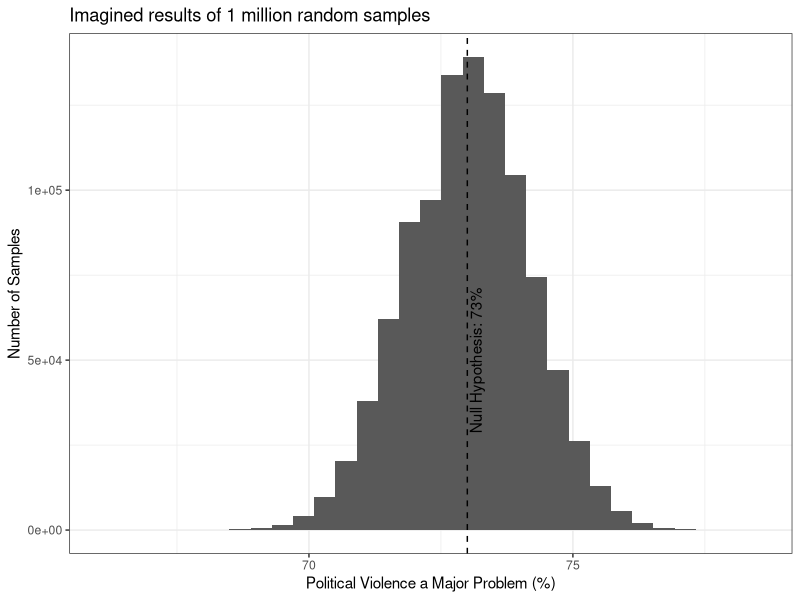
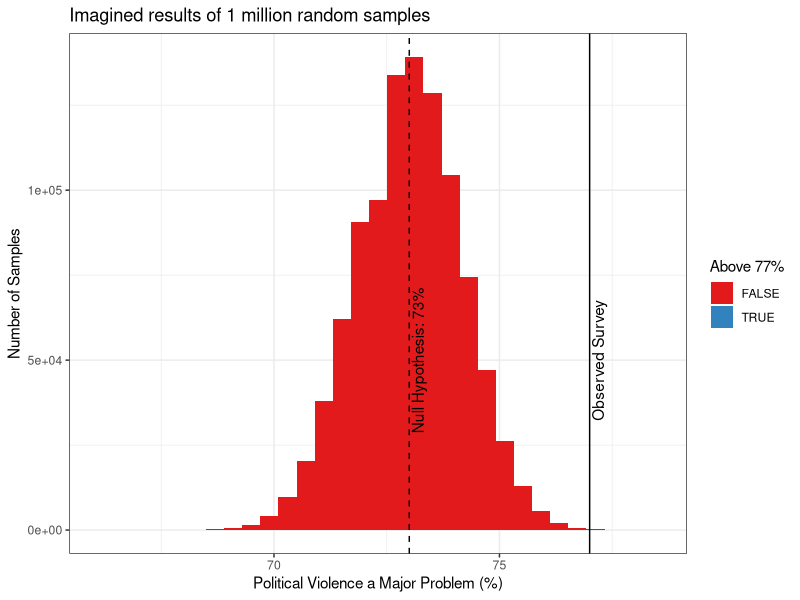
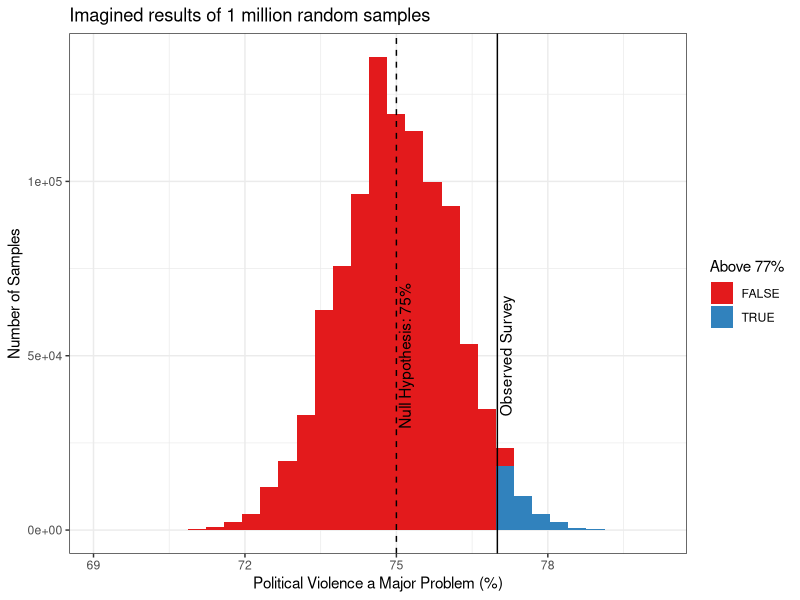
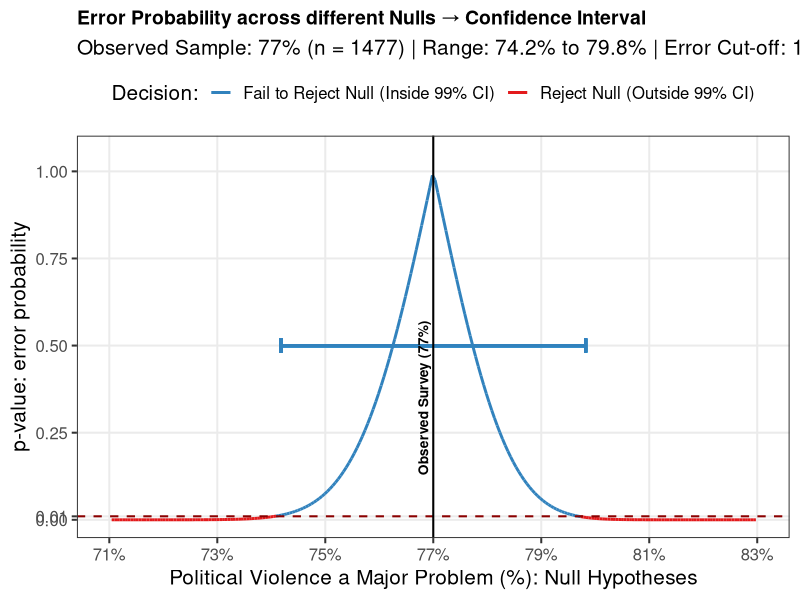

Write the R code that produced these figures, in order.
## ---- chunk 1
knitr::opts_chunk$set(echo = FALSE)
require(haven)
require(data.table)
require(ggplot2)
require(magrittr)
## ---- chunk 2
k = 1000000
n = 1477
m = rbinom(k, n, prob = 0.73)/n
pdata = data.table(m = m*100, `Above 77%` = m >= 0.77)

ggplot(pdata, aes(x = m)) + 
  geom_histogram(bins = 31, position = 'identity') +
  geom_vline(xintercept = 73, linetype = 2) +
  annotate("text", x = 73, y = 50000, label = "Null Hypothesis: 73%", angle = 90, vjust = 1.2) +
  xlab("Political Violence a Major Problem (%)") +
  ylab("Number of Samples") +
  ggtitle("Imagined results of 1 million random samples") +
  theme_bw() 
## ---- chunk 3

ggplot(pdata, aes(x = m, fill = `Above 77%`)) + 
  geom_histogram(bins = 31) +
  xlab("Political Violence a Major Problem (%)") +
  ylab("Number of Samples") +
  ggtitle("Imagined results of 1 million random samples") +
  geom_vline(xintercept = 73, linetype = 2) +
  annotate("text", x = 73, y = 50000, label = "Null Hypothesis: 73%", angle = 90, vjust = 1.2) +
  geom_vline(xintercept = 77) + 
  annotate("text", x = 77, y = 50000, label = "Observed Survey", angle = 90, vjust = 1.2) +
  theme_bw() +
   scale_fill_manual(values = c(
    `TRUE` = "#3182bd",  # Blue
    `FALSE` = "#e31a1c"          # Red
  )) 
## ---- chunk 4
k = 1000000
n = 1477
m = rbinom(k, n, prob = 0.75)/n
pdata = data.table(m = m*100, `Above 77%` = m >= 0.77)

ggplot(pdata, aes(x = m, fill = `Above 77%`)) + 
  geom_histogram(bins = 31) +
  xlab("Political Violence a Major Problem (%)") +
  ylab("Number of Samples") +
  ggtitle("Imagined results of 1 million random samples") +
  geom_vline(xintercept = 75, linetype = 2) +
  annotate("text", x = 75, y = 50000, label = "Null Hypothesis: 75%", angle = 90, vjust = 1.2) +
  geom_vline(xintercept = 77) + 
  annotate("text", x = 77, y = 50000, label = "Observed Survey", angle = 90, vjust = 1.2) +
  theme_bw() +
   scale_fill_manual(values = c(
    `TRUE` = "#3182bd",  # Blue
    `FALSE` = "#e31a1c"          # Red
  )) 
## ---- chunk 5
# Load required library
library(ggplot2)

# 1. Define fixed parameters
n <- 1477
p_observed <- 0.77
alpha <- 0.01      # Alpha for 99% Confidence Level

# 2. Generate a dense grid of null hypotheses across the x-axis (0% to 100%)
# We use a fine grid (e.g., 2000 points) to get smooth curves, rather than just integer steps.
null_p_seq <- seq(0.001, 0.999, length.out = 2000)

# Calculate two-sided z-test p-value for each null hypothesis point
p_values <- sapply(null_p_seq, function(p_null) {
  # Standard error calculated under the null hypothesis (standard for score test / inversion)
  se_null <- sqrt((p_null * (1 - p_null)) / n)
  z_stat <- (p_observed - p_null) / se_null
  
  # Two-sided p-value
  2 * (1 - pnorm(abs(z_stat)))
})

# 3. Build data frame for ggplot
plot_data <- data.frame(
  Null_Hypothesis_Pct = null_p_seq * 100,
  p_value = p_values
)

# Label regions based on whether the null hypothesis is rejected at alpha = 0.01
plot_data$Decision <- ifelse(plot_data$p_value >= alpha, 
                             "Fail to Reject Null (Inside 99% CI)", 
                             "Reject Null (Outside 99% CI)")

# Find exact intersections where p-value crosses alpha = 0.01 (the CI boundaries)
# Using standard normal approximation formulas for exact alignment
z_crit <- qnorm(1 - alpha/2)
se_obs <- sqrt((p_observed * (1 - p_observed)) / n)
lower_bound <- (p_observed - z_crit * se_obs) * 100
upper_bound <- (p_observed + z_crit * se_obs) * 100

# 4. Generate the ggplot
ggplot(plot_data, aes(x = Null_Hypothesis_Pct, y = p_value)) +
  # Line colored by the rejection decision
  geom_errorbarh(
  aes(
    xmin = lower_bound, 
    xmax = upper_bound, 
    y = 0.5
  ),
  height = 0.04,          # Adjusts the vertical height of the 'T' caps
  linewidth = 1,          # Thickness of the line
  color = "#3182bd"       # Blue color to match your "Inside CI" theme
)+ 
  geom_line(aes(color = Decision, group = 1), linewidth = 1) +
  
  # Horizontal reference threshold line for alpha = 0.01
  geom_hline(yintercept = alpha, linetype = "dashed", color = "darkred", linewidth = 0.7) +
  annotate("text", x = 50, y = alpha, label = "Error Threshold (0.01)", 
           vjust = -0.5, color = "darkred", size = 3.5, fontface = "italic") +
  
  # Vertical indicator for the observed survey point (77%)
  geom_vline(xintercept = p_observed * 100, linetype = "solid", color = "black", linewidth = 0.7) +
  annotate("text", x = p_observed * 100, y = 0.35, label = "Observed Survey (77%)", 
           angle = 90, vjust = -0.5, fontface = "bold", size = 3.5) +
  
  # Specific styling and scales
  scale_color_manual(values = c(
    "Fail to Reject Null (Inside 99% CI)" = "#3182bd",  # Blue
    "Reject Null (Outside 99% CI)" = "#e31a1c"          # Red
  )) +
  scale_x_continuous(
    limits = c(71, 83), # Zooming in on the relevant visual range around 77% instead of a flat 0-100% line
    breaks = seq(71, 83, by = 2),
    labels = function(x) paste0(x, "%")
  ) +
  scale_y_continuous(
    limits = c(0, 1.05), 
    breaks = c(0, 0.01, 0.25, 0.50, 0.75, 1.00)
  ) +
  labs(
    title = "Error Probability across different Nulls → Confidence Interval",
    subtitle = sprintf("Observed Sample: 77%% (n = %s) | Range: %.1f%% to %.1f%% | Error Cut-off: 1%%", n, lower_bound, upper_bound),
    x = "Political Violence a Major Problem (%): Null Hypotheses",
    y = "p-value: error probability",
    color = "Decision:"
  ) +
  theme_bw(base_size = 15) +
  theme(
    legend.position = "top",
    plot.title = element_text(face = "bold", size = 14),
    panel.grid.minor = element_blank()
  )
